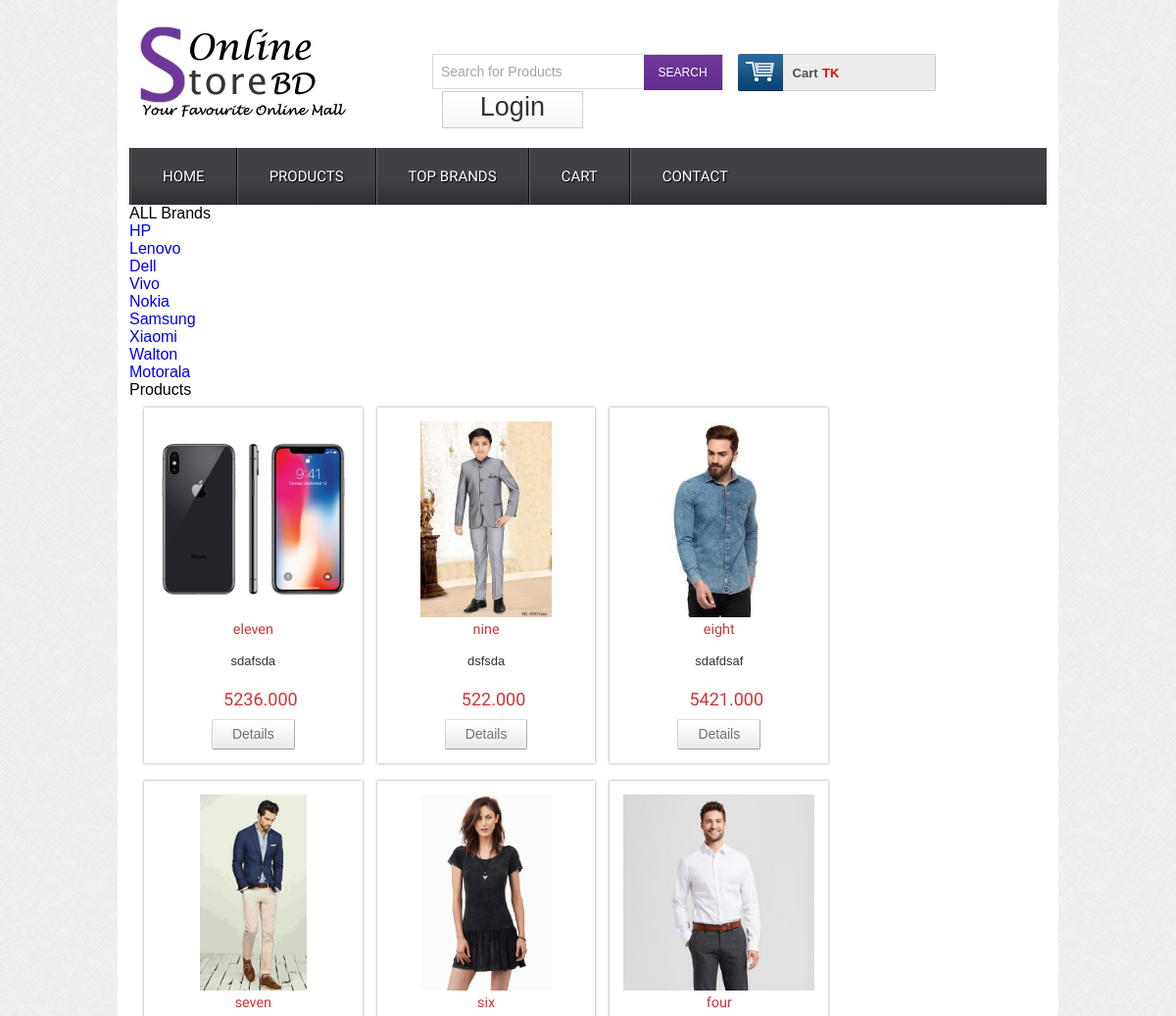
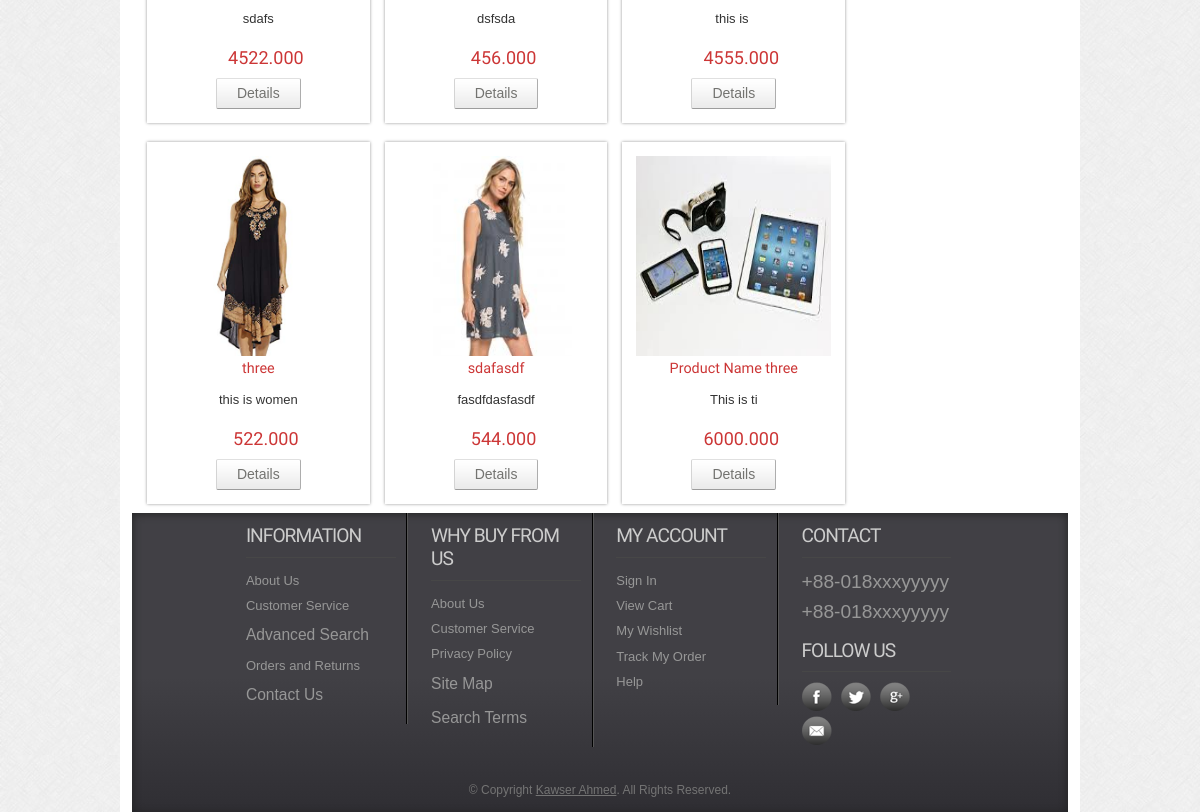
Page /topbrands.php on the committed database (2 pictures, top to bottom).
### tables this page shows
CREATE TABLE `tbl_brand` (
  `brandId` int(11) NOT NULL,
  `brandName` varchar(255) NOT NULL
);

CREATE TABLE `tbl_product` (
  `productId` int(11) NOT NULL,
  `productName` varchar(255) NOT NULL,
  `catId` int(11) NOT NULL,
  `brandId` int(11) NOT NULL,
  `body` varchar(255) NOT NULL,
  `price` float(10,3) NOT NULL,
  `image` varchar(255) NOT NULL,
  `type` tinyint(4) NOT NULL DEFAULT '0'
);

### classes/Brand.php (called while the page is built, shortened)
<?php
$filepath= realpath(dirname(__FILE__));
include_once  ($filepath.'/../lib/Database.php');
?>
<?php
class Brand{
 private $db;
   public function __construct() {
      $this->db= new Database();
  }
         public function getBrandAll(){
                   $query= "SELECT * FROM tbl_brand ORDER BY brandId DESC";
                   $result=$this->db->select($query);
                   return $result;
            }
}?>

### lib/Database.php (called while the page is built, shortened)
<?php
Class Database{
 public $host   = DB_HOST;
 public $user   = DB_USER;
 public $pass   = DB_PASS;
 public $dbname = DB_NAME;
 public $link;
private function connectDB(){
 $this->link = new mysqli($this->host, $this->user, $this->pass,
  $this->dbname);
 }
public function select($query){
  $result = $this->link->query($query) or
   die($this->link->error.__LINE__);
  if($result->num_rows > 0){
    return $result;
  } else {
    return false;
  }
 }
}

### classes/Product.php (called while the page is built, shortened)
<?php
$filepath= realpath(dirname(__FILE__));
include_once  ($filepath.'/../lib/Database.php');
?>
<?php
class Product{
 private $db;
   public function __construct() {
      $this->db= new Database();
  }
         public function getProductAll(){
                   $query= "SELECT tbl_product.*,tbl_category.catName, tbl_brand.brandName "
                           . " FROM tbl_product INNER JOIN tbl_category ON tbl_product.catId=tbl_category.catId "
                           . "INNER JOIN tbl_brand ON tbl_product.brandId=tbl_brand.brandId "
                           . "ORDER BY tbl_product.productId DESC";
                   $result=$this->db->select($query);
                   return $result;
            }
}?>

### topbrands.php (the view)
<?php include 'inc/header.php'; ?>
<section class="">
   <div class="container">
      <div class="row">
           <div class="col-sm-12">
             <div class="">
					<h2>ALL Brands</h2>
					<ul>
                                                <?php
                                                $getBrand1= $br->getBrandAll();
                                                if($getBrand1){
                                                   while($result=$getBrand1->fetch_assoc()){
                                                ?>
                                                <li><a href="productbybrand.php?brandId=<?php echo $result['brandId']; ?>"><?php echo $result['brandName'];?></a></li>
				      <?php     }
                                                }?>
    				</ul>
 				</div>
         </div>
      </div>
      <div class="row">
         <div class="col-sm-12">
            <div class="section group">
            <h2>Products</h2>
				 <?php
                  $getAllproduct1 = $pd->getProductAll();
                  if($getAllproduct1){
                     while ($result=$getAllproduct1->fetch_assoc()){
                  ?>
				<div class="grid_1_of_4 images_1_of_4">
                                    <a href="preview.php?proid=<?php echo $result['productId']; ?>">   <img style="height: 200px; " src="admin/<?php echo $result['image'] ;?>" alt="" /> </a>
                                    <h2><?php echo $result['productName']; ?> </h2>
				<p><?php echo $result['body']; ?></p>
                                    <p><span class="price"><?php echo $result['price']; ?></span></p>
				<div class="button"><span><a href="preview.php?proid=<?php echo $result['productId']; ?>" class="details">Details</a></span></div>
				</div>
                  <?php }}?>
			</div>
         </div>
      </div>
   </div>
</section>
  <?php include 'inc/footer.php'; ?>

### css/style.css (style rules this page uses)
html,body,div,span,applet,object,iframe,h1,h2,h3,h4,h5,h6,p,blockquote,pre,a,abbr,acronym,address,big,cite,code,del,dfn,em,img,ins,kbd,q,s,samp,small,strike,strong,sub,sup,tt,var,b,u,i,dl,dt,dd,ol,nav ul,nav li,fieldset,form,label,legend,table,caption,tbody,tfoot,thead,tr,th,td,article,aside,canvas,details,embed,figure,figcaption,footer,header,hgroup,menu,nav,output,ruby,section,summary,time,mark,audio,video { margin:0;padding:0;border:0;font-size:100%;font:inherit;vertical-align:baseline; }
article, aside, details, figcaption, figure,footer, header, hgroup, menu, nav, section { display: block; }
ol,ul { list-style:none;margin:0;padding:0; }
a { text-decoration:none; }
img { max-width:100%; }
body { font-family:Arial, Helvetica, sans-serif; background:url(../images/body_bg3.jpg); }
.section { clear: both; padding: 0px; margin: 0px; }
.group:before, .group:after { content:""; display:table; }
.group:after { clear:both; }
.group { zoom:1; }
.grid_1_of_4 { display: block; float:left; margin: 1% 0 1% 1.6%; box-shadow: 0px 0px 3px rgb(150, 150, 150); }
.images_1_of_4 { width: 20.8%; padding:1.5%; text-align:center; position:relative; }
.images_1_of_4 img { max-width:100%; }
.images_1_of_4 h2 { color: #CC3636; font-family: 'Monda', sans-serif; font-size:0.9em; font-weight : normal; }
.images_1_of_4 p { font-size:0.8125em; padding:0.4em 0; color: #333; }
.images_1_of_4 p span.price { font-size:18px; font-family: 'Monda', sans-serif; color: #CC3636; margin-left:15px; }
.images_1_of_4 .button { float: left; line-height: 1.9em; margin-top: 0.3em; width: 100%; }
.images_1_of_4 .button a { padding:7px 20px; font-size:0.8em; }
.images_1_of_4 .button a { font-family: "Trebuchet MS",Arial,Helvetica,sans-serif; font-size: 14px; line-height: 15px; text-transform: none; color: #737370; text-decoration: none!important; background: url(../images/button-bg.png) repeat-x 0 0 #E8E8E8; display: inline-block; border-left: 1px solid #D4D4D4!important; border-right: 1px solid #ADADAD!important; border-top: 1px solid #E0E0E0!important; border-bottom: 1px solid #9C9C9C!important; cursor: pointer!important; margin: 0 2px; border-radius: 2px; -moz-border-radius: 2px; -webkit-border-radius: 2px; -webkit-transition: all 0.5s ease; -moz-transition: all 0.5s ease; -o-transition: all 0.5s ease; transition: all 0.5s ease; }

### rows in the picture
tbl_brand: brandName "HP"
tbl_brand: brandName "Lenovo"
tbl_brand: brandName "Dell"
tbl_brand: brandName "Vivo"
tbl_brand: brandName "Nokia"
tbl_brand: brandName "Samsung"
tbl_brand: brandName "Xiaomi"
tbl_brand: brandName "Walton"
tbl_brand: brandName "Motorala"
tbl_product: image (picture), productName "eleven", body "sdafsda", price "5236.000"
tbl_product: image (picture), productName "nine", body "dsfsda", price "522.000"
tbl_product: image (picture), productName "eight", body "sdafdsaf", price "5421.000"
tbl_product: image (picture), productName "seven", body "sdafs", price "4522.000"
tbl_product: image (picture), productName "six", body "dsfsda", price "456.000"
tbl_product: image (picture), productName "four", body "this is", price "4555.000"
tbl_product: image (picture), productName "three", body "this is women", price "522.000"
tbl_product: image (picture), productName "sdafasdf", body "fasdfdasfasdf", price "544.000"
tbl_product: image (picture), productName "Product Name three", body "This is ti", price "6000.000"
